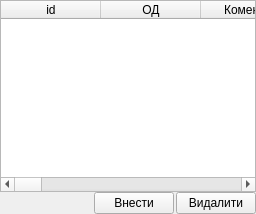
         <widget class="QWidget" name="tab_inshi_dohody">
          <attribute name="icon">
           <iconset>
            <normaloff>:/pictures/pictures/compose.png</normaloff>:/pictures/pictures/compose.png</iconset>
          </attribute>
          <attribute name="title">
           <string>3. Доходи з ознакою &gt; 01</string>
          </attribute>
          <layout class="QVBoxLayout" name="verticalLayout">
           <property name="spacing">
            <number>0</number>
           </property>
           <property name="margin">
            <number>0</number>
           </property>
           <item>
            <widget class="QTableWidget" name="tableWidget_dodatkovi_dohody">
             <property name="sizePolicy">
              <sizepolicy hsizetype="Expanding" vsizetype="Expanding">
               <horstretch>0</horstretch>
               <verstretch>0</verstretch>
              </sizepolicy>
             </property>
             <property name="focusPolicy">
              <enum>Qt::ClickFocus</enum>
             </property>
             <property name="alternatingRowColors">
              <bool>true</bool>
             </property>
             <property name="selectionMode">
              <enum>QAbstractItemView::SingleSelection</enum>
             </property>
             <property name="selectionBehavior">
              <enum>QAbstractItemView::SelectRows</enum>
             </property>
             <column>
              <property name="text">
               <string>id</string>
              </property>
             </column>
             <column>
              <property name="text">
               <string>ОД</string>
              </property>
              <property name="icon">
               <iconset resource="../uPictRc.qrc">
                <normaloff>:/other/pictures/utechIcons/edit.png</normaloff>:/other/pictures/utechIcons/edit.png</iconset>
              </property>
             </column>
             <column>
              <property name="text">
               <string>Коментар</string>
              </property>
              <property name="icon">
               <iconset resource="../uPictRc.qrc">
                <normaloff>:/other/pictures/utechIcons/edit.png</normaloff>:/other/pictures/utechIcons/edit.png</iconset>
              </property>
             </column>
             <column>
              <property name="text">
               <string>Н.Нарах.</string>
              </property>
              <property name="icon">
               <iconset resource="../uPictRc.qrc">
                <normaloff>:/other/pictures/utechIcons/edit.png</normaloff>:/other/pictures/utechIcons/edit.png</iconset>
              </property>
             </column>
             <column>
              <property name="text">
               <string>У.Пенс.фонд</string>
              </property>
              <property name="icon">
               <iconset resource="../uPictRc.qrc">
                <normaloff>:/other/pictures/utechIcons/edit.png</normaloff>:/other/pictures/utechIcons/edit.png</iconset>
              </property>
             </column>
             <column>
              <property name="text">
               <string>У.Фонд.зайн.</string>
              </property>
              <property name="icon">
               <iconset resource="../uPictRc.qrc">
                <normaloff>:/other/pictures/utechIcons/edit.png</normaloff>:/other/pictures/utechIcons/edit.png</iconset>
              </property>
             </column>
             <column>
              <property name="text">
               <string>У.Соц.страх.</string>
              </property>
              <property name="icon">
               <iconset resource="../uPictRc.qrc">
                <normaloff>:/other/pictures/utechIcons/edit.png</normaloff>:/other/pictures/utechIcons/edit.png</iconset>
              </property>
             </column>
             <column>
              <property name="text">
               <string>У.Соц.пільга</string>
              </property>
              <property name="icon">
               <iconset resource="../uPictRc.qrc">
                <normaloff>:/other/pictures/utechIcons/edit.png</normaloff>:/other/pictures/utechIcons/edit.png</iconset>
              </property>
             </column>
             <column>
              <property name="text">
               <string>У.Приб.под.</string>
              </property>
              <property name="icon">
               <iconset resource="../uPictRc.qrc">
                <normaloff>:/other/pictures/utechIcons/edit.png</normaloff>:/other/pictures/utechIcons/edit.png</iconset>
              </property>
             </column>
             <column>
              <property name="text">
               <string>У.Утр.проф.</string>
              </property>
              <property name="icon">
               <iconset resource="../uPictRc.qrc">
                <normaloff>:/other/pictures/utechIcons/edit.png</normaloff>:/other/pictures/utechIcons/edit.png</iconset>
              </property>
             </column>
             <column>
              <property name="text">
               <string>У.Ін.відрах.</string>
              </property>
              <property name="icon">
               <iconset resource="../uPictRc.qrc">
                <normaloff>:/other/pictures/utechIcons/edit.png</normaloff>:/other/pictures/utechIcons/edit.png</iconset>
              </property>
             </column>
             <column>
              <property name="text">
               <string>У.Всього</string>
              </property>
             </column>
             <column>
              <property name="text">
               <string>О.На руки</string>
              </property>
              <property name="icon">
               <iconset resource="../uPictRc.qrc">
                <normaloff>:/other/pictures/utechIcons/edit.png</normaloff>:/other/pictures/utechIcons/edit.png</iconset>
              </property>
             </column>
             <column>
              <property name="text">
               <string>В.Пенс.</string>
              </property>
              <property name="icon">
               <iconset resource="../uPictRc.qrc">
                <normaloff>:/other/pictures/utechIcons/edit.png</normaloff>:/other/pictures/utechIcons/edit.png</iconset>
              </property>
             </column>
             <column>
              <property name="text">
               <string>В.Соцстрах</string>
              </property>
              <property name="icon">
               <iconset resource="../uPictRc.qrc">
                <normaloff>:/other/pictures/utechIcons/edit.png</normaloff>:/other/pictures/utechIcons/edit.png</iconset>
              </property>
             </column>
             <column>
              <property name="text">
               <string>В.Фонд.Зайн.</string>
              </property>
              <property name="icon">
               <iconset resource="../uPictRc.qrc">
                <normaloff>:/other/pictures/utechIcons/edit.png</normaloff>:/other/pictures/utechIcons/edit.png</iconset>
              </property>
             </column>
             <column>
              <property name="text">
               <string>В.Нещ.вип.</string>
              </property>
              <property name="icon">
               <iconset resource="../uPictRc.qrc">
                <normaloff>:/other/pictures/utechIcons/edit.png</normaloff>:/other/pictures/utechIcons/edit.png</iconset>
              </property>
             </column>
             <column>
              <property name="text">
               <string>В.Інші</string>
              </property>
              <property name="icon">
               <iconset resource="../uPictRc.qrc">
                <normaloff>:/other/pictures/utechIcons/edit.png</normaloff>:/other/pictures/utechIcons/edit.png</iconset>
              </property>
             </column>
             <column>
              <property name="text">
               <string>В.Всього</string>
              </property>
             </column>
            </widget>
           </item>
           <item>
            <layout class="QHBoxLayout" name="horizontalLayout">
             <property name="spacing">
              <number>2</number>
             </property>
             <item>
              <spacer>
               <property name="orientation">
                <enum>Qt::Horizontal</enum>
               </property>
               <property name="sizeHint" stdset="0">
                <size>
                 <width>10</width>
                 <height>18</height>
                </size>
               </property>
              </spacer>
             </item>
             <item>
              <widget class="QPushButton" name="pushButton_insert_other_dohid">
               <property name="focusPolicy">
                <enum>Qt::NoFocus</enum>
               </property>
               <property name="text">
                <string>Внести</string>
               </property>
               <property name="icon">
                <iconset resource="../uPictRc.qrc">
                 <normaloff>:/crystalProject/pictures/crystal-project-actions-PNG/view_bottom-256.png</normaloff>:/crystalProject/pictures/crystal-project-actions-PNG/view_bottom-256.png</iconset>
               </property>
               <property name="iconSize">
                <size>
                 <width>12</width>
                 <height>12</height>
                </size>
               </property>
              </widget>
             </item>
             <item>
              <widget class="QPushButton" name="pushButton_del_other_dohid">
               <property name="focusPolicy">
                <enum>Qt::NoFocus</enum>
               </property>
               <property name="text">
                <string>Видалити</string>
               </property>
               <property name="icon">
                <iconset resource="../uPictRc.qrc">
                 <normaloff>:/crystalProject/pictures/crystal-project-actions-PNG/view_remove-256.png</normaloff>:/crystalProject/pictures/crystal-project-actions-PNG/view_remove-256.png</iconset>
               </property>
               <property name="iconSize">
                <size>
                 <width>12</width>
                 <height>12</height>
                </size>
               </property>
              </widget>
             </item>
            </layout>
           </item>
          </layout>
         </widget>
